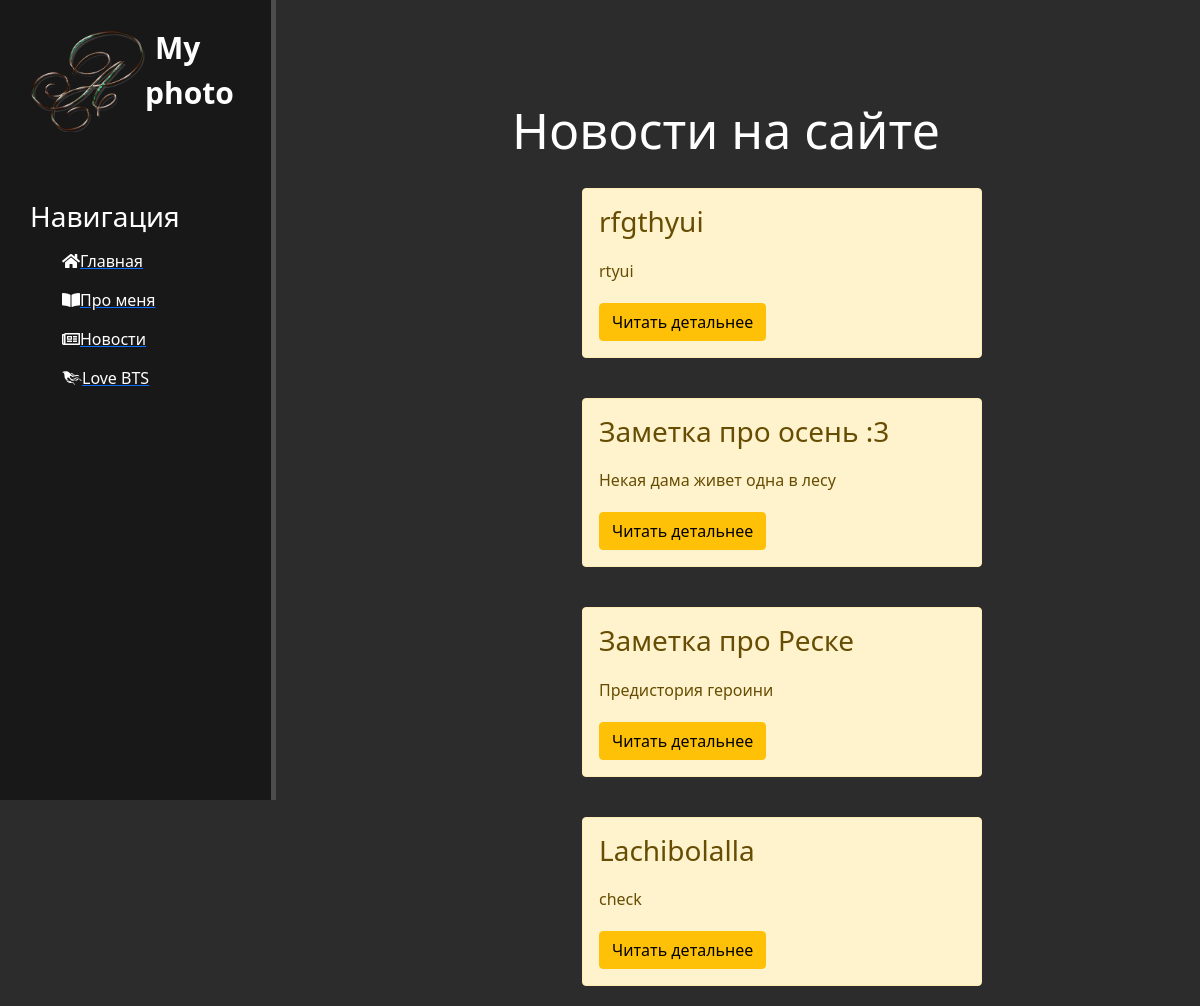
Page /news/ on the committed database.
### news/models.py (models this page shows, shortened)
class Articles (models.Model):
    title = models.CharField('Название', max_length=50)
    anons = models.CharField('Анонс', max_length=250)
    full_text = models.TextField('Статья')
    date = models.DateTimeField('Дата публикации')
    class Meta:
        verbose_name = 'Новость'
        verbose_name_plural = 'Новости'

### news/views.py (the view)
# urls.py: path('', views.news_home, name='news_home'),
def news_home(request):
    news = Articles.objects.order_by('date')
    return render(request, 'news/news_home.html', {'news': news})

### news/templates/news/news_home.html (shortened to what this page needs)
{% load static %}
<!doctype html>
<html lang="en">
<head>
    <link rel='stylesheet' href = 'https://cdn.jsdelivr.net/npm/bootstrap@5.1.3/dist/css/bootstrap.min.css'>
    <link rel='stylesheet' href = '{% static "main/css/main.css" %}'>
    <link rel='stylesheet' href= 'https://use.fontawesome.com/releases/v5.8.2/css/all.css' >
</head>
<body>
    <aside>
        <img src='{% static "main/img/Ya.png" %}' alt="Лого">
        <span class="logo">My photo</span>
        <h3>Навигация</h3>
        <ul>
            <a href='{% url "home" %}'><li><i class="fas fa-home"></i>Главная</li></a>
            <a href='{% url "about" %}'><li><i class="fas fa-book-open"></i>Про меня</li></a>
            <a href='{% url "news_home" %}'><li><i class="far fa-newspaper"></i>Новости</li></a>
            <a href='{% url "bts" %}'><li><i class="fab fa-phoenix-framework"></i>Love BTS</li></a>
        </ul>
    </aside>
    <main>
        <div class="features">
            <h1>Новости на сайте</h1>
            {% if news %}
                {% for el in news %}
                    <div class="alert alert-warning">
                        <h3>{{ el.title }}</h3>
                        <p>{{ el.anons }}</p>
                        <a href="{% url 'news_detail' el.id %}" class="btn btn-warning"> Читать детальнее</a>
                    </div>
                {% endfor %}
            {% else %}
                <p>У вас нет записей!</p>
            {% endif %}
        </div>
    </main>
</body>
</html>

### main/static/main/css/main.css (style rules this page uses)
body { background: #2c2c2c; }
aside { float: left; background: #181818; width: 23%; padding: 2.5%; height: 100vh; color: #fff; border-right: 5px solid #4d4d4d; }
aside img { width: 115px; float: left; }
aside .logo { font-size: 30px; margin-left: 10px; font-weight: bold; position: relative; top: -5px; }
aside h3 { margin-top: 80px; font-size: 28px; }
aside ul { list-style: none }
aside ul li { color: #fff; display: block; margin-top: 15px; transition: transform .6s ease; }
main .features { float: left; color: white; margin-top: 100px; text-align: center; width: 75%; }
main .features h1 { font-size: 50px; }
main .features p { max-width: 400px; margin: 20px auto }
.alert-warning { float: left; clear: both; width: 400px; margin: 20px 34%; text-align: left; }

### rows in the picture
Articles: title "rfgthyui", anons "rtyui"
Articles: title "Заметка про осень :3", anons "Некая дама живет одна в лесу"
Articles: title "Заметка про Реске", anons "Предистория героини"
Articles: title "Lachibolalla", anons "check"
